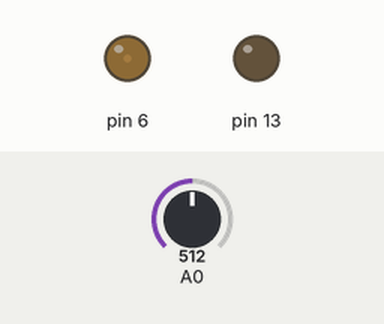
This program was run on a simulated Arduino Uno, built with avr-gcc and run on an emulated ATmega328P. Parts: output pins drawn as LEDs (lit = HIGH). Inputs (shaded band) come from the test bench; at power-on: A0 = 512. What the program prints to the serial monitor is not drawn.

Above: at 1.2 s.
1.3 s: A0 set to 602
4.3 s: A0 set to 627
7.3 s: A0 set to 306
10.3 s: A0 set to 1023
13.3 s: A0 set to 90
Timing chart, 0 to 20.3 s (numbered marks = the images above; inputs shaded):
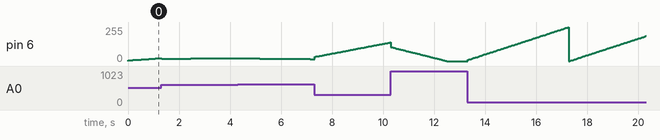

The program:

main.cpp
```cpp
#include <Arduino.h>
#include "pid.h"
double setPoint = 3 ;


//PID Variables definition
double Kp = 1 ;
double Kd = 0 ;
double Ki = 1 ;
double Te = 0.1 ; // Sampling period
double T = 0 ;  // filter time constant
double pn = 0 ; // Actul proportional term
double in = 0 ; // actual integral term
double dn = 0 ; // actual derivative term
double output =0 ; // ouput
double error = 0 ; // current error

double computePID(double desired,double actual,double pre_actual){
  double error_prev = error ; // Copy the previous error
  error = desired - actual ; // calculate the actual error
  // Calculate the proportional term
  pn = Kp* error ;
  // Calculate the integral term
  in = (Ki*Te/2.0)*(error+error_prev)+in ;
  // Calculate the derivative plus filter term
  dn  = ((2*Kd)/(2.0*T+Te))*(error -error_prev) - ((Te-2.0*T)/(2*T+Te))*dn ;

  output =  pn + in + dn ;
  // Limit the PID output between  0 and 100
  if(output>100){
    output =100;
  }else if(output<0){
    output = 0;
  }
  return output ;
}

// END of the PID definition
void setup() {
  pinMode(13, OUTPUT);
  pinMode(6,OUTPUT);
  PID_Init(5,1/0.5, 0, 0.1, 100, 0);
  Serial.begin(9600);
  // put your setup code here, to run once:
}

void loop() {
  long start = millis() ;
  float reading = analogRead(A0)*5.0/1023.0;
  //double out = PID_Compute(setPoint, reading);
  double out = computePID(setPoint, reading, reading);
  analogWrite(6, (out*1023.0/100.0));
  long end =  millis();
  Serial.println("Set = "+String(setPoint)+", act = "+String(reading)+", e = "+String((setPoint-reading)) + ",Te= "+String((start-end)));

  // put your main code here, to run repeatedly:
}
```

pid.cpp
```cpp
#include "pid.h"
PIDConfig pidConfig ;
void PID_Init(double Kp, double Ki, double Kd, double Te , double out_max, double out_min){
  pidConfig.Kp = Kp;
  pidConfig.Ki = Ki ;
  pidConfig.Kd = Kd ;
  pidConfig.Te = Te;
  pidConfig.out_max = out_max ;
  pidConfig.out_min = out_min ;
}
double PID_Compute(double desired, double output ){
   pidConfig.error  = desired - output ; // Calculate the errror

   // Calculate the proportionnal term
   pidConfig.pn  = pidConfig.Kp*pidConfig.error ;
   // Calculate the integral term
   pidConfig.in = (pidConfig.Te*pidConfig.Ki/2.0)*(pidConfig.error + pidConfig.error_prev) +pidConfig.in ;
   // Calculate the derivative form
   pidConfig.dn = (2.0*pidConfig.Kd/pidConfig.Te)*(pidConfig.error-pidConfig.error_prev)-pidConfig.dn ;
    // Sum the three terms
    pidConfig.out = pidConfig.pn + pidConfig.in + pidConfig.dn ;
    // Save the previous error in the PID
    pidConfig.error_prev = pidConfig.error;

    if(pidConfig.out>pidConfig.out_max){
        pidConfig.out = pidConfig.out_max ;
    }else if(pidConfig.out<pidConfig.out_min){
        pidConfig.out = pidConfig.out_min;
    }
return pidConfig.out;

}
```

pid.h
```cpp
#ifndef __PID__
#define __PID__
typedef struct
{
   double Kp ; // proportionnal coefficient
   double Ki ; // integral coefficient
   double Kd; //
   double Te ; // Sampling period
   double out ; // output of the controller
   double error = 0.0; // error of the controller
   double out_prev;
   double error_prev; /* data */
   double in = 0.0 ;
   double dn = 0.0 ;
   double pn = 0.0 ;
   double out_max =100.0;
   double out_min =0.0 ;
}PIDConfig;

 void PID_Init(double Kp, double Ki, double Kd, double Te , double out_max, double out_min);
 double PID_Compute(double desired, double output );


#endif
```
